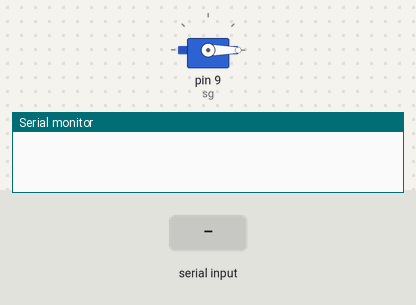
A sketch run on a simulated Arduino Uno, built with avr-gcc and run on an emulated ATmega328P. Parts: servo, the last lines printed to the serial monitor. The inputs (shaded band) are chosen by the test bench.

Above: at 1.2 s.
1.3 s: "30,150\n" received over the second serial link
At 1.7 s:
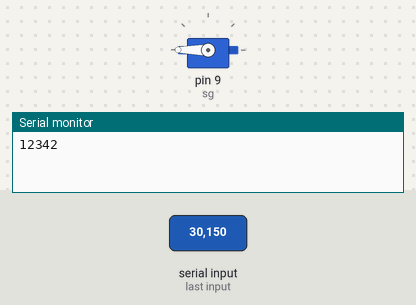
2.8 s: "90\n" received over the second serial link
At 4.0 s:
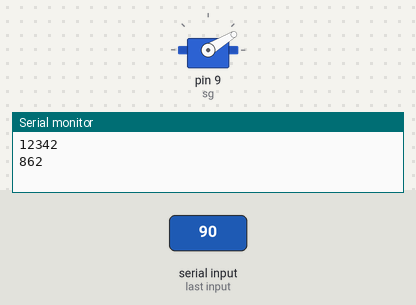
4.3 s: "200\n" received over the second serial link
At 5.2 s:
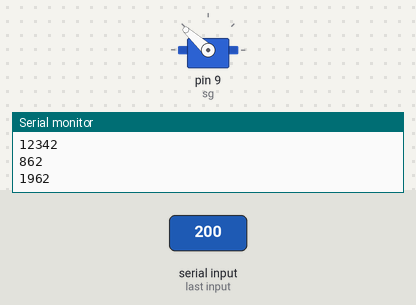
5.8 s: "90,45\n" received over the second serial link
At 6.3 s:
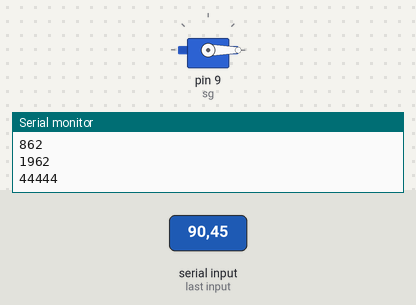
Timing chart, 0 to 8.3 s (numbered marks = the images above; inputs shaded):
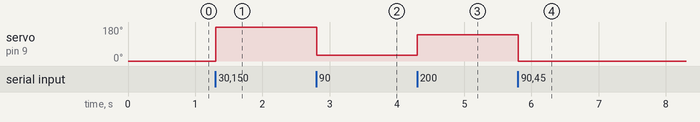

The sketch:

Bluetooth_Servo_Terminal.ino
```cpp
#include <Servo.h>
#include <SoftwareSerial.h>
#include <String.h>

SoftwareSerial bt(7, 6); // RX,TX
Servo sg;
char data;
unsigned int pos;
String s = "";

void setup(){
    sg.attach( 9 );
    Serial.begin( 9600 );
    bt.begin( 9600 );
    sg.write( 0 );
}

void loop(){
    if( bt.available() > 0 ){
        delay( 5 );
        while( bt.available() > 0 ){
            data = bt.read();
            s += data;
            pos *= 10;
            pos += ( (int)(data) - 48 );
        }
        if( pos != 0 ){
            Serial.println( pos );
            sg.write( pos );
        }
    }
    pos = 0;
    s = "";
}
```

Measured:
- after the input at 1.3 s, servo on pin 9 (sg): 0° → 180° at once
- after the input at 2.8 s, servo on pin 9 (sg): 180° → 31° at once
- after the input at 4.3 s, servo on pin 9 (sg): 31° → 138° at once
- after the input at 5.8 s, servo on pin 9 (sg): 138° → 0° at once
